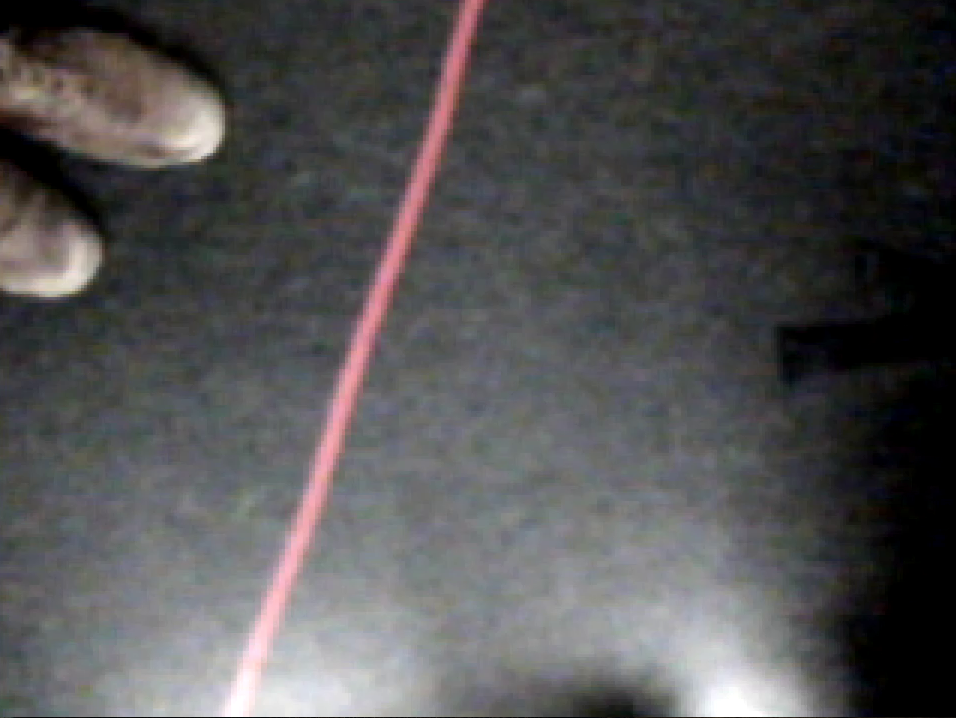
#> input picture img.png, 1912 x 1436 px (shown at 1/2 size)
$ python -i gates-2.py   (imports and definitions only)   (Python 2 division)
#> lines starting #> are read from the running program, lines starting #| are printed output that depends on the picture; after the words box and inside, x2 and y2 are one past the last pixel; in counts of white or black regions, pixels touching at a corner belong together
#> further down, picture is the input picture: shape (1436, 1912, 3); mean B, G, R 81.9, 81.1, 81.9
### manual_control_helpers.py
# -*- coding: utf-8 -*-
"""
Created on Tue Aug 04 21:11:26 2015

@author: Valentin
"""

import cv2
import time
import libardrone.libardrone as libardrone


action_duration = 0.5

def make_drone():
    drone = libardrone.ARDrone(1, 1)
    drone.set_camera_view(0)
    return drone


def test_config():
	global drone
	print drone

# [13 lines left out: functions show_img, drone_move, not called in this run]

def right(i=1):
    a = move_right()
    drone_move(a, i)

def left(i=1):
    a = move_left()
    drone_move(a, i)

def tright(i=1):
    a = turn_right()
    drone_move(a, i)

def tleft():
    a = turn_left(i=1)
    drone_move(a, i)

def up(i=1):
    a = move_up()
    drone_move(a, i)

def down(i=1):
    a = move_down()
    drone_move(a, i)

def back(i=1):
    a = move_backwards()
    drone_move(a, i)

def go(i=1):
    a = move_forward()
    drone_move(a, i)

def hover():
    a = hover()
    drone_move(a)

def takeoff():
    a = takeoff()
    drone_move(a)

def land():
    global drone
    drone.land()

def speed(s):
    global drone
    drone.set_speed(s)

def img():
    global drone
    show_img(drone.get_image())

def navdata():
    global drone
    print drone.navdata[0]

def xoxo():
    global drone
    drone.halt()

# [61 lines left out: functions move, fly, not called in this run]

#        if k != -1:
#            print 'key pressed:', k # else print its


### gates-2.py
# -*- coding: utf-8 -*-
"""
Created on Wed Aug 05 09:21:03 2015

@author: Valentin
"""

import cv2
import numpy as np
import threading
import time
from manual_control_helpers import *

# [1 line that did not run here, left out]
# [1 line not run here, left out]

def decision(img):

    img = img[:, :, ::-1].copy()
    resized = cv2.resize(img, (320, 180))
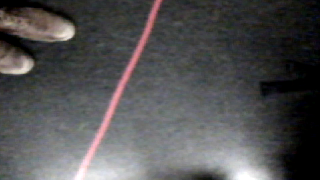
#> resized: shape (180, 320, 3); mean R, G, B 82, 81.2, 82

    # Convert BGR to HSV
    hsv = cv2.cvtColor(resized, cv2.COLOR_BGR2HSV)
#> hsv: shape (180, 320, 3); mean H, S, V 62.3, 32.3, 86.1

    # define range of blue color in HSV
    lower_red = np.array([120,50,50], dtype=np.uint8)
    upper_red = np.array([180,255,255], dtype=np.uint8)

    # Threshold the HSV image to get only blue colors
    mask = cv2.inRange(hsv, lower_red, upper_red)
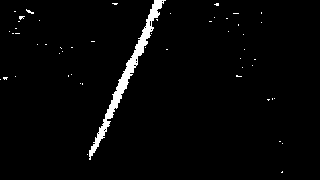
#> mask: shape (180, 320); 2.5% white; 53 white regions (52 under 20 px), largest, box (x1, y1, x2, y2) and area: (89, 0, 166, 160) 1294

    # Bitwise-AND mask and original image
    res = cv2.bitwise_and(resized,resized, mask= mask)
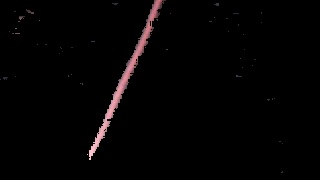
#> res: shape (180, 320, 3); mean R, G, B 4.3, 3, 3.2

    blur = cv2.GaussianBlur(res,(15,15),0)
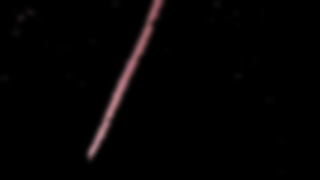
#> blur: shape (180, 320, 3); mean R, G, B 4.3, 3, 3.2

    ##line detection

    #convert colors
    gray = cv2.cvtColor(blur, cv2.COLOR_HSV2BGR)
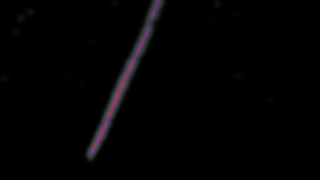
#> gray: shape (180, 320, 3); mean B, G, R 2.8, 2.4, 2.8
    gray = cv2.cvtColor(gray, cv2.COLOR_BGR2GRAY)
#> gray: shape (180, 320)
    edges = cv2.Canny(blur,50,150,apertureSize = 3)
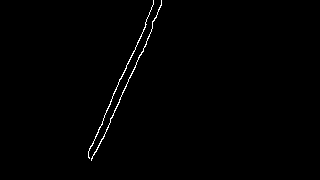
#> edges: shape (180, 320); 0.71% white in thin lines or dots, all inside (x1, y1, x2, y2) = (88, 0, 162, 161)

    decision = 0

    #find lines
    lines = cv2.HoughLines(edges,1,np.pi/180,50)
#> lines = [[150, 0.436], [142, 0.419], [141, 0.401], [140, 0.384]]

    if lines is None:
        decision = 2
    else:
        for rho,theta in lines[0]:
            a = np.cos(theta)
            b = np.sin(theta)

            x = a * rho
            #print "dX:", a
            #print "dY:", b
            #print "Steigung:", b / a
            steigung = b / a
            if steigung > 0.2:
                decision = 1
            elif steigung < -0.2:
                decision = -1
            elif x > 260:
                decision = 3
            elif x < 60:
                decision = -3
            else:
                decision = 0
#> this loop made 1 pass
#> (rho, theta, a, b, x, steigung, decision) on pass 1: (150, 0.436, 0.906, 0.423, 135.9, 0.466, 1)

    return decision


# [66 lines left out: functions print_action, do_action, webcam_test, drone_test, not called in this run]

    #if online:
    #drone.takeoff()


def start_loop():
    thread = threading.Thread(target=decision_loop, args=("I'ma", "thread"))
    thread.start()

def start_test_loop():
    thread = threading.Thread(target=test_loop, args=("I'ma", "thread"))
    thread.start()

running = True
iterations = 0
drone = None
# [45 lines left out: functions decision_loop, test_loop, hard_path, not called in this run]


def circle_pit(a, b):
    # neu und turbo kurz
    tleft(12)


>>> import cv2
>>> picture = cv2.imread('img.png')
>>> result = decision(picture)
#> result = 1

$ run again, on test.png
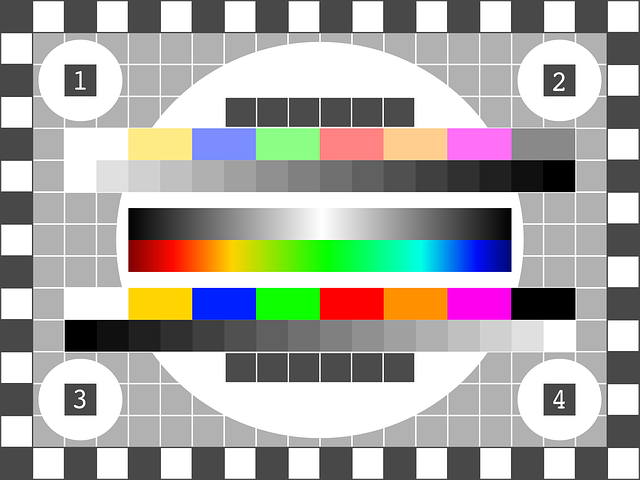
#> input picture test.png, 640 x 480 px
#> picture is the input picture: shape (480, 640, 3); mean B, G, R 167.2, 171.5, 172.9
#> hsv: shape (180, 320, 3); mean H, S, V 11, 25.6, 183.4
#> in decision, `mask = cv2.inRange(hsv, lower_red, upper_red)`:
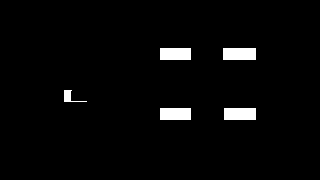
#> mask: shape (180, 320); 2.8% white; 5 white regions, box (x1, y1, x2, y2) and area: (223, 48, 256, 60) 396, (224, 108, 256, 120) 384, (160, 48, 191, 60) 372, (160, 108, 191, 120) 372, (64, 90, 87, 102) 101
#> in decision, `edges = cv2.Canny(blur,50,150,apertureSize = 3)`:
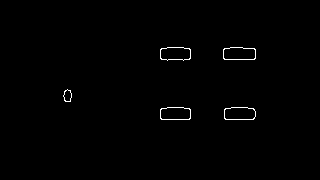
#> edges: shape (180, 320); 0.64% white in thin lines or dots, all inside (x1, y1, x2, y2) = (63, 47, 256, 120)
#> lines = [[59, 1.57], [119, 1.57]]
#> the loop in decision, `for rho,theta in lines[0]:` made 1 pass
#> (rho, theta, a, b, x, steigung, decision) on pass 1: (59, 1.57, -4.37e-08, 1, -2.58e-06, -22877334, -1)
#> result = -1
